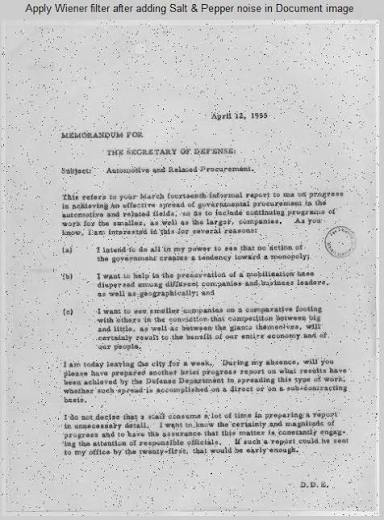
#> input picture T.jpg, 384 x 520 px
$ python 4SimpleThreshold.py
#> lines starting #> are read from the running program, lines starting #| are printed output that depends on the picture; after the words box and inside, x2 and y2 are one past the last pixel; in counts of white or black regions, pixels touching at a corner belong together
import cv2
img = cv2.imread('T.jpg')
#> img is the input picture: shape (520, 384, 3); mean B, G, R 199.4, 199.4, 199.4
gray = cv2.cvtColor(img, cv2.COLOR_BGR2GRAY)
gb = cv2.GaussianBlur(gray, (3,3), 0)
mb = cv2.medianBlur(gray, 3)
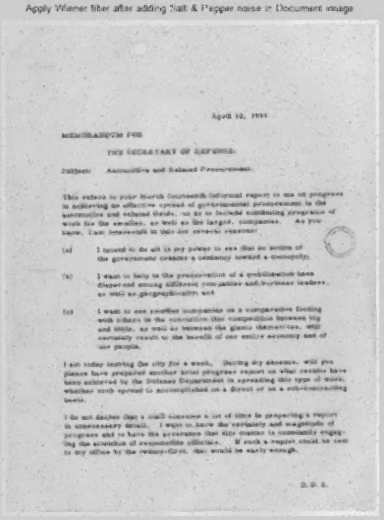
#> mb: shape (520, 384); min 79, max 241, mean 201
ret, th = cv2.threshold(mb, 172, 255, cv2.THRESH_BINARY)
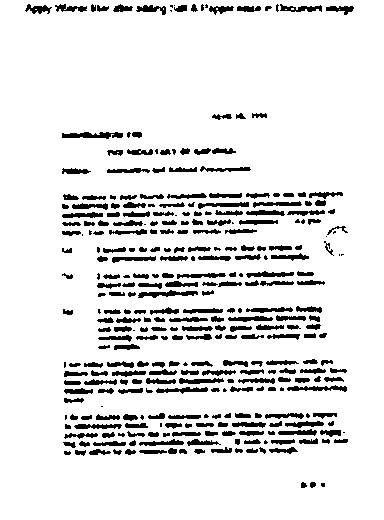
#> th: shape (520, 384); 89.2% white; 321 black regions (44 under 20 px), largest, box (x1, y1, x2, y2) and area: (62, 132, 123, 139) 286, (138, 290, 198, 298) 251, (287, 385, 347, 392) 224
cv2.imshow('Threshold', th)
cv2.waitKey(0)
cv2.destroyAllWindows()

$ run again, with 2.jpg copied over T.jpg
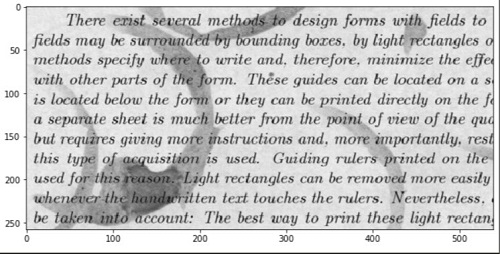
#> input picture 2.jpg, 500 x 254 px
#> img is the input picture: shape (254, 500, 3); mean B, G, R 201, 201, 201
#> `mb = cv2.medianBlur(gray, 3)`:
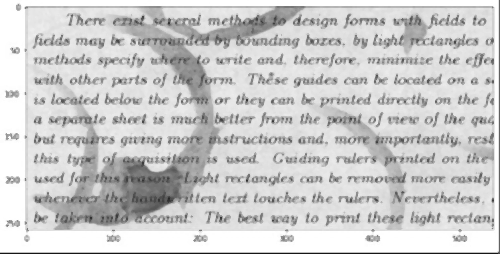
#> mb: shape (254, 500); min 22, max 255, mean 204.5
#> `ret, th = cv2.threshold(mb, 172, 255, cv2.THRESH_BINARY)`:
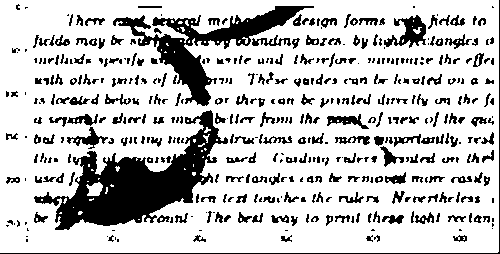
#> th: shape (254, 500); 77.7% white; 442 black regions (169 under 20 px), largest, box (x1, y1, x2, y2) and area: (34, 110, 228, 230) 8156, (113, 6, 314, 106) 4525, (0, 0, 500, 254) 754
